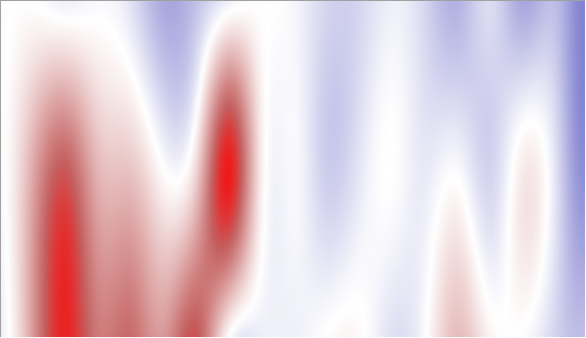
#> input picture original-img/false/11.png, 586 x 338 px, found by its file name
$ python main.py
#> lines starting #> are read from the running program, lines starting #| are printed output that depends on the picture; after the words box and inside, x2 and y2 are one past the last pixel; in counts of white or black regions, pixels touching at a corner belong together
# -*- coding: utf-8 -*-
# @Time : 2021/3/17 19:53
# @Author : 隋宇飞
# @Email : 799896781@qq.com
# @File : main.py
# @Software: PyCharm

import os
import cv2
import numpy as np
import matplotlib.pyplot as plt


if __name__ == "__main__":
    path = os.getcwd()
    os.chdir("division/true")
    print(os.getcwd())
    o = cv2.imread(os.path.join(os.getcwd(), '11.png'))
#> o is the input picture: shape (338, 586, 3); mean B, G, R 215.7, 205.2, 227.2
    cv2.imshow("original", o)
    gray = cv2.cvtColor(o, cv2.COLOR_BGR2GRAY)
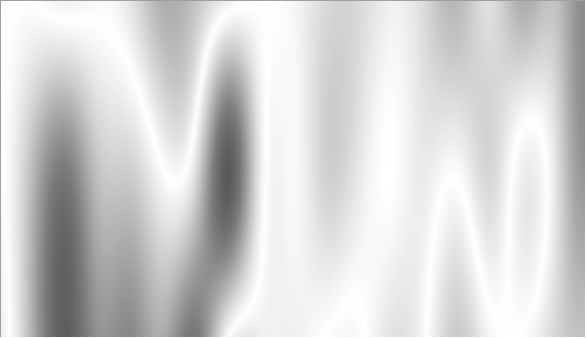
#> gray: shape (338, 586); min 90, max 255, mean 213
    ret, binary = cv2.threshold(gray, 127, 255, cv2.THRESH_BINARY_INV)
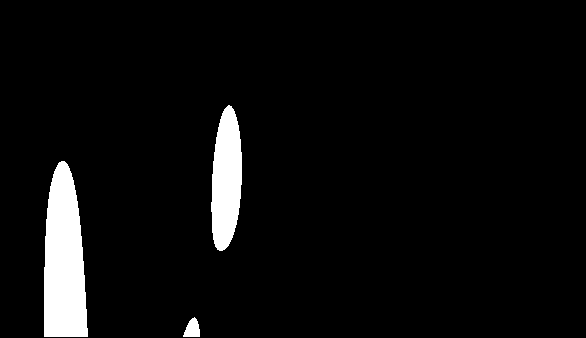
#> binary: shape (338, 586); 4.9% white; 3 white regions, box (x1, y1, x2, y2) and area: (44, 161, 88, 337) 6092, (211, 105, 242, 251) 3439, (183, 317, 200, 337) 233
    cv2.imshow("binary", binary)
    retval, labels = cv2.connectedComponents(binary)
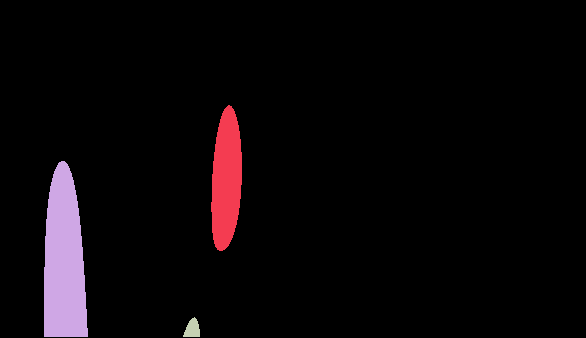
#> labels: shape (338, 586) int32; 4 distinct labels, from 0 to 3; one colour per label, 0 black
#> retval = 4
    print(retval)
#| 4
    print(labels)
#> (printed output is left out)
    # labels = np.uint8(labels)
    # cv2.imshow("labels", labels)

    # 构造颜色
    colors = []
    for i in range(retval):
        b = np.random.randint(0, 256)
        g = np.random.randint(0, 256)
        r = np.random.randint(0, 256)
        colors.append((b, g, r))
    colors[0] = (0, 0, 0)
    # 画出连通图
    h, w = gray.shape
#> h = 338; w = 586
    image = np.zeros((h, w, 3), dtype=np.uint8)
    for row in range(h):
        for col in range(w):
            image[row, col] = colors[labels[row, col]]
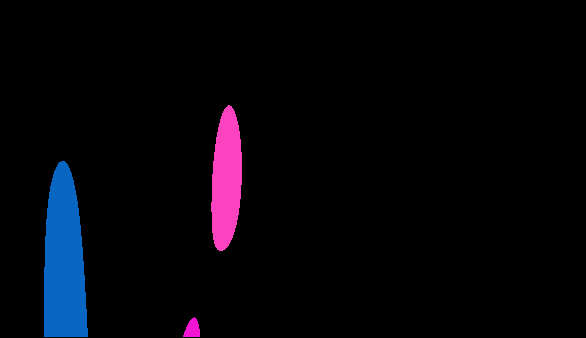
#> image: shape (338, 586, 3); mean of channels 0, 1, 2 9.6, 4.4, 4.9; drawn as B, G, R
    cv2.imshow("colored labels", image)

    # [24 lines of commented-out code are left out]

    cv2.waitKey()
    cv2.destroyAllWindows()

$ run again, with original-img/false/10.png copied over original-img/false/11.png
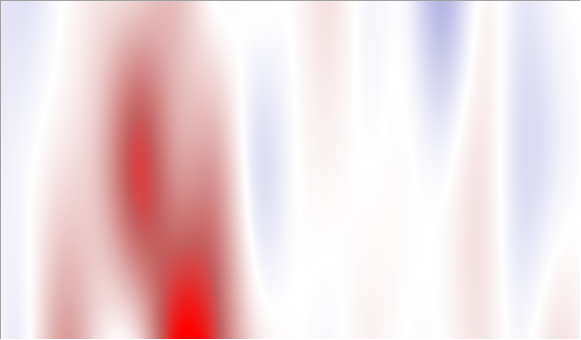
#> input picture original-img/false/10.png, 581 x 340 px, found by its file name
#> o is the input picture: shape (340, 581, 3); mean B, G, R 221.1, 217.8, 238.8
#> `ret, binary = cv2.threshold(gray, 127, 255, cv2.THRESH_BINARY_INV)`:
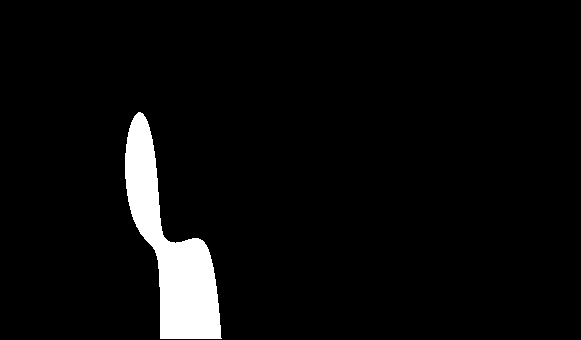
#> binary: shape (340, 581); 4.6% white; 1 white region, box (x1, y1, x2, y2) and area: (125, 112, 222, 339) 9079
#> retval = 2
#| 2
#> (printed output is left out)
#> after the loop `for row in range(h):`:
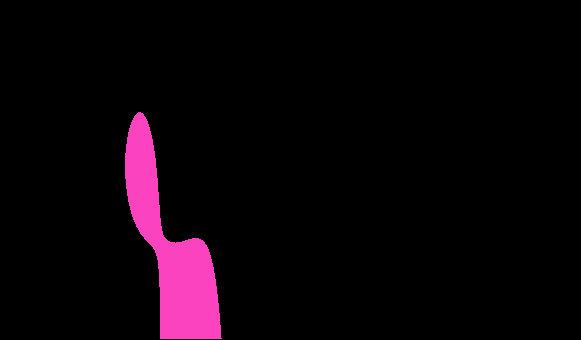
#> image: shape (340, 581, 3); mean of channels 0, 1, 2 8.8, 3.1, 11.5; drawn as B, G, R

$ run again, with original-img/false/12.png copied over original-img/false/11.png
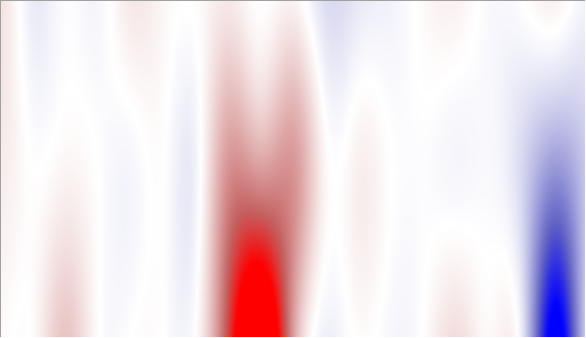
#> input picture original-img/false/12.png, 586 x 338 px, found by its file name
#> o is the input picture: shape (338, 586, 3); mean B, G, R 230.2, 222.1, 237.2
#> binary: shape (338, 586); 5.5% white; 2 white regions, box (x1, y1, x2, y2) and area: (225, 209, 287, 337) 6780, (536, 203, 576, 337) 4158
#> `retval, labels = cv2.connectedComponents(binary)`:
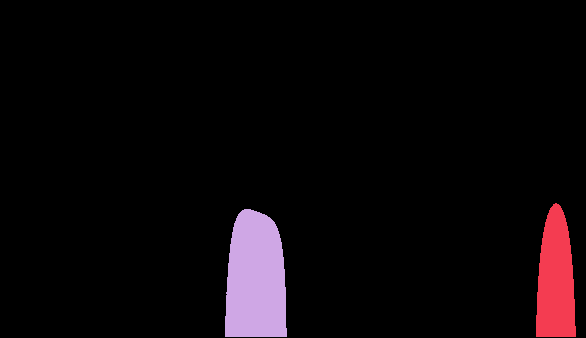
#> labels: shape (338, 586) int32; 3 distinct labels, from 0 to 2; one colour per label, 0 black
#> retval = 3
#| 3
#> (printed output is left out)
#> after the loop `for row in range(h):`:
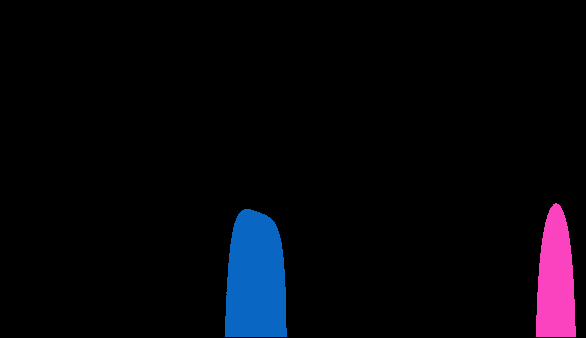
#> image: shape (338, 586, 3); mean of channels 0, 1, 2 10.7, 4.9, 5.6; drawn as B, G, R

$ run again, with original-img/false/13.png copied over original-img/false/11.png
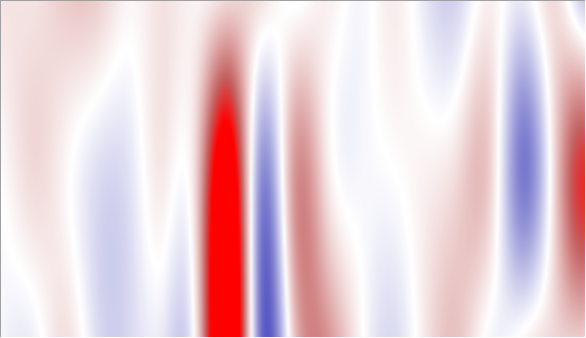
#> input picture original-img/false/13.png, 586 x 338 px, found by its file name
#> o is the input picture: shape (338, 586, 3); mean B, G, R 216.4, 208.8, 233.4
#> binary: shape (338, 586); 5.9% white; 3 white regions, box (x1, y1, x2, y2) and area: (205, 76, 244, 337) 8766, (570, 127, 585, 252) 1545, (261, 211, 275, 337) 1302
#> `retval, labels = cv2.connectedComponents(binary)`:
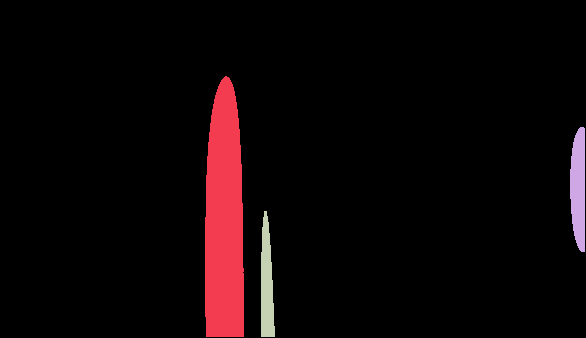
#> labels: shape (338, 586) int32; 4 distinct labels, from 0 to 3; one colour per label, 0 black
#> retval = 4
#| 4
#> (printed output is left out)
#> after the loop `for row in range(h):`:
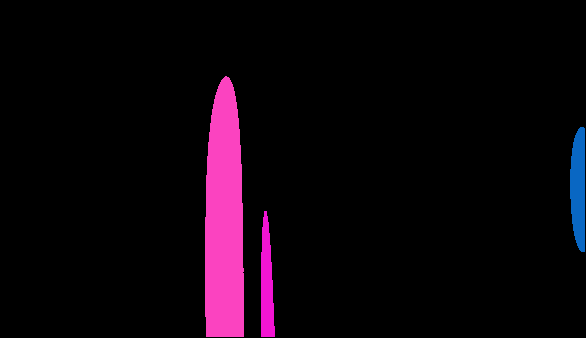
#> image: shape (338, 586, 3); mean of channels 0, 1, 2 11.4, 3.9, 12.8; drawn as B, G, R
